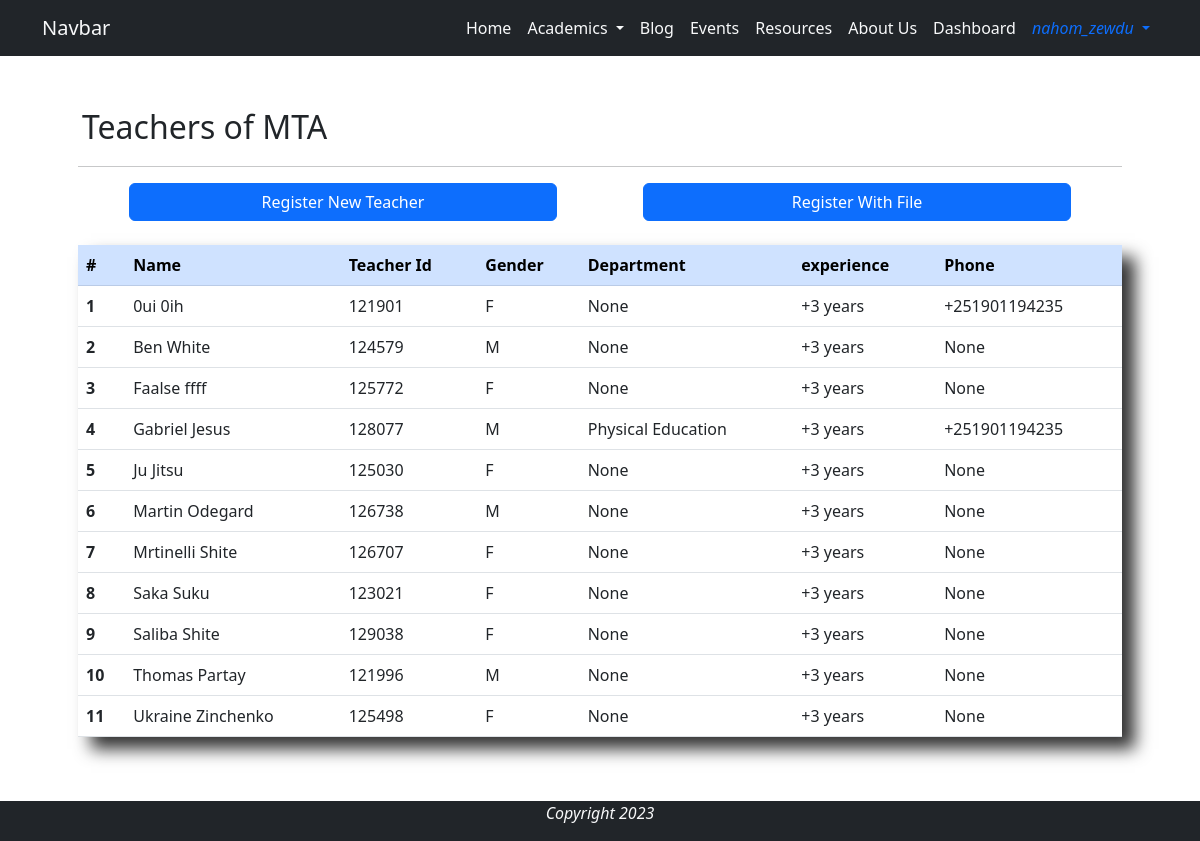
The page /teacher_dashboard/ (signed in) on the database as committed earlier.
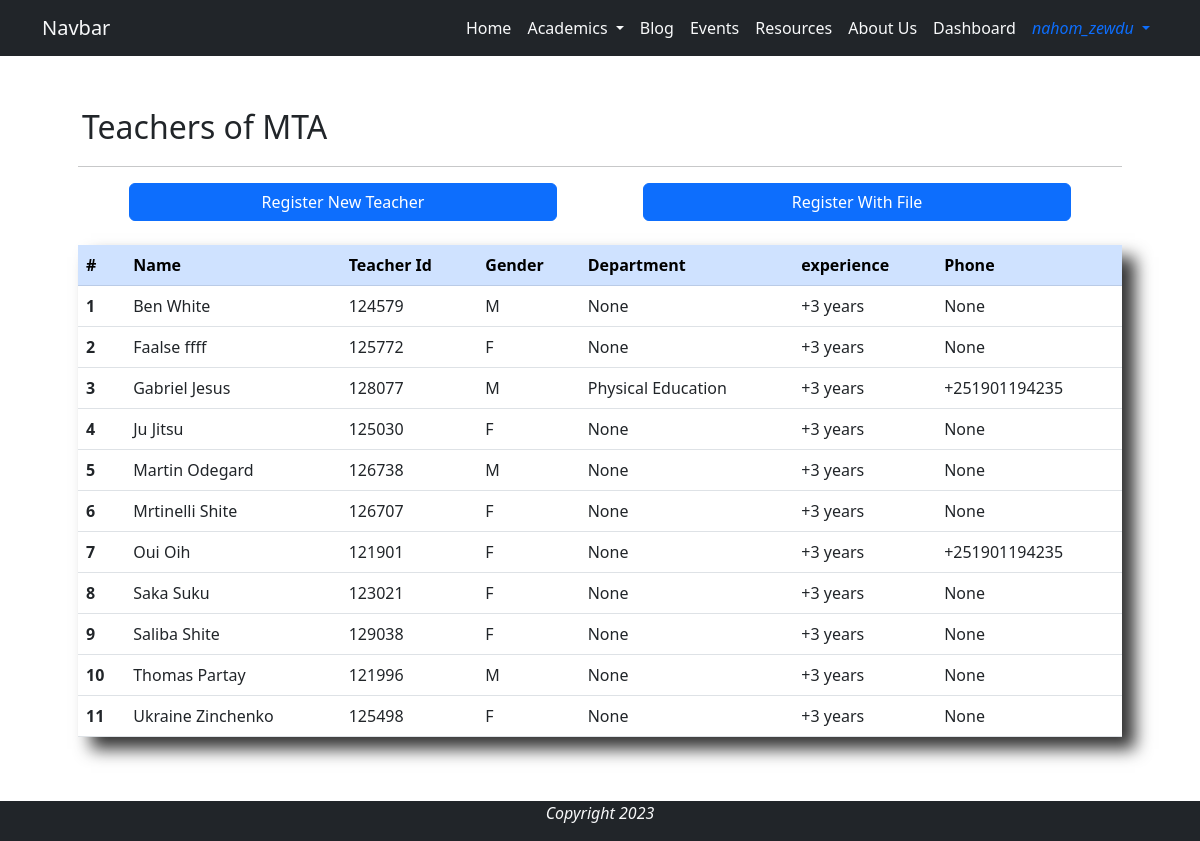
The same page on the database as committed later.
### base/models.py (models this page shows, shortened)
class Teacher(models.Model):
    DEPARTMENT_CHOICES = [
        ('Social Studies', 'Social' ),
        ('Natural Science', 'Natural'),
        ('Physical Education', 'Sport'),
        ]
    GENDER_CHOICES = [
        ('M', 'Male'),
        ('F', 'Female')
    ]
    user = models.OneToOneField(User,on_delete=models.CASCADE, verbose_name='Teacher')
    name = models.CharField(max_length=44, null=True, blank=True)
    teacher_id = models.CharField(max_length=6, editable=False, unique=True)
    gender = models.CharField(max_length=6, choices=GENDER_CHOICES, blank=False, null=False)
    department = models.CharField(max_length=20,choices=DEPARTMENT_CHOICES, null=True, blank=True)
    experience = models.IntegerField(null=True, blank=True, default=3)
    phone = models.CharField(max_length=20, null=True, blank=True)

### base/views.py (the view)
# urls.py: path('teacher_dashboard/', views.teacher_dashboard, name='teacher_dashboard'),
@login_required
@user_passes_test(lambda user: user.is_staff)
def teacher_dashboard(request):
    teachers = Teacher.objects.order_by('name')
    context = {
        'teachers': teachers,
    }
    return render(request, 'dashboard/teacher_dashboard.html', context)

### base/templates/dashboard/teacher_dashboard.html (shortened to what this page needs)
{% extends 'base/base.html' %}
{% load static %}
{% block content %}
<div class="container p-5">
    <h2 class="p-1">Teachers of MTA</h2>
    <hr>
    <div class="row d-flex justify-content-around mb-4 mx-2">
        <a href="{% url 'base:teacher_register' %}" class="col-5 btn btn-primary mx-2">Register New Teacher</a>
        <a href="{% url 'base:teacher_register_with_file' %}" class="col-5 btn btn-primary mx-2">Register With File</a>
    </div>
    <div class="shadow-xlg">
        <table class="table">
            <thead class="table-primary">
            <tr>
                <th scope="col">#</th>
                <th scope="col">Name</th>
                <th scope="col">Teacher Id</th>
                <th scope="col">Gender</th>
                <th scope="col">Department</th>
                <th scope="col">experience</th>
                <th scope="col">Phone</th>
            </tr>
            </thead>
            <tbody>
                {% for teacher in teachers %}
                    <tr class="dashboard-row"  href="{% url 'base:teacher_update' teacher.teacher_id %}">
                        <th scope="row">{{ forloop.counter }}</th>
                        <td>{{ teacher.name }}</td>
                        <td>{{ teacher.teacher_id }}</td>
                        <td>{{ teacher.gender }}</td>
                        <td>{{ teacher.department }}</td>
                        <td>+{{ teacher.experience }} years</td>
                        <td>{{ teacher.phone }}</td>
                    </tr>
                {% endfor %}
            </tbody>
        </table>
    </div>
</div>
{% endblock %}

Rows that differ between the two databases and show on the page:
changed Teacher: name "0ui 0ih" → "Oui Oih"; moves down the list
